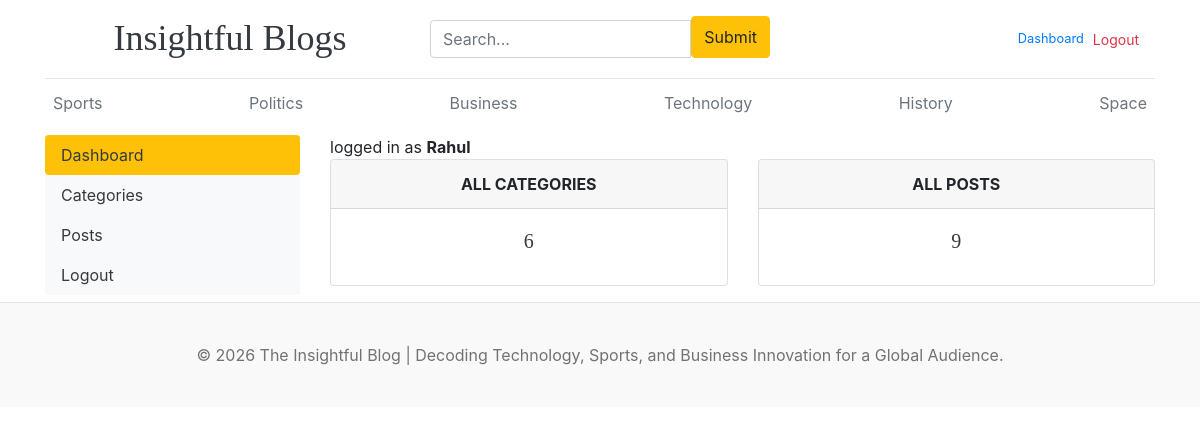
Page /dashboard/ (signed in) on the committed database.
### blogs/models.py (models this page shows, shortened)
class Category(models.Model):
    category_name = models.CharField(max_length=50, unique=True)
    created_at = models.DateTimeField(auto_now_add=True)
    updated_at = models.DateTimeField(auto_now_add=True)
    class Meta:
        verbose_name_plural = "Categories"

### dashboards/views.py (the view)
# urls.py: path('dashboard/', include('dashboards.urls')),
@login_required(login_url="login")
def dashboard(request):
    category_count = Category.objects.all().count()
    blogs_count = Blog.objects.all().count()
    context = {"category_count": category_count, "blogs_count": blogs_count}
    return render(request, "dashboard/dashboard.html", context)

### blogs/context_processors.py (called while the page is built)
def get_categories(request):
    categories = Category.objects.all()
    return dict(categories=categories)

def get_social_links(request):
    social_links = SocialLink.objects.all()
    return dict(social_links=social_links)

### templates/dashboard/dashboard.html
{% extends 'base.html' %}
{% block content %}
<div class="row">
    {% include 'dashboard/sidebar.html' %}
    <div class="col-md-9">
        <span>logged in as <strong>{{ user }}</strong></span>
        <div class="row">
            <div class="col">
                <div class="card border-default mb-3">
                    <div class="card-header text-center text-uppercase font-weight-bold">
                        All Categories
                    </div>
                    <div class="card-body text-dark">
                        <h5 class="card-title text-center">{{ category_count }}</h5>
                    </div>
                </div>
            </div>
            <div class="col">
                <div class="card border-default mb-3">
                    <div class="card-header text-center text-uppercase font-weight-bold">
                        All Posts
                    </div>
                    <div class="card-body text-dark">
                        <h5 class="card-title text-center">{{ blogs_count }}</h5>
                    </div>
                </div>
            </div>
        </div>
    </div>
</div>
{% endblock %}

### templates/base.html (shortened to what this page needs)
{% load static %}
<!DOCTYPE html>
<html lang="en">
<head>
    <link href="https://getbootstrap.com/docs/4.0/dist/css/bootstrap.min.css" rel="stylesheet">
    <link href="{% static 'css/blog.css' %}" rel="stylesheet">
    <link rel="stylesheet" href="https://cdnjs.cloudflare.com/ajax/libs/font-awesome/4.7.0/css/font-awesome.min.css">
</head>
<body>
    <div class="container">
        <header class="blog-header py-3 container">
            <div class="row gy-3 justify-content-between align-items-center">
                <div class="col-12 col-lg-4 text-center text-lg-start">
                    <a class="blog-header-logo text-dark h4 text-decoration-none fw-bold" href="/">Insightful Blogs</a>
                </div>
                <div class="col-12 col-lg-4">
                    <form action="{% url 'search' %}" method="GET">
                        <div class="input-group mb-1">
                            <input class="form-control mt-1" type="text" name="keyword" value="{{ keyword }}"
                                placeholder="Search..." aria-label="Search" aria-describedby="button-search" />
                            <button class="btn btn-warning" id="button-search" type="submit">Submit</button>
                        </div>
                    </form>
                </div>
                <div class="col-12 col-lg-4 d-flex justify-content-center justify-content-lg-end align-items-center">
                    {% if not user.is_authenticated %}
                    <a class="btn btn-sm btn-warning m-1" href="{% url 'login' %}">Log In</a>
                    <a class="btn btn-sm btn-outline-secondary m-1" href="{% url 'register' %}">Register</a>
                    {% else %}
                    <div class="text-muted small me-3"><a href="{% url 'dashboard' %}">Dashboard</a></div>
                    <a href="{% url 'logout' %}"
                        class="btn btn-sm btn-link text-danger text-decoration-none p-0">Logout</a>
                    {% endif %}
                </div>
            </div>
        </header>
        <div class="nav-scroller py-1 mb-2">
            <nav class="nav d-flex justify-content-between">
                {% for cat in categories %}
                <a class="p-2 text-muted" href="{% url 'posts_by_category' cat.id %}">{{cat.category_name}}</a>
                {% endfor %}
            </nav>
        </div>
        {% block content %}
        {% endblock %}
    </div>
    <footer class="blog-footer">
        <p>© 2026 The Insightful Blog | Decoding Technology, Sports, and Business Innovation for a Global Audience.</p>
    </footer>
</body>
</html>

### static/css/blog.css (style rules this page uses)
.blog-header { border-bottom: 1px solid #e5e5e5; }
.blog-header-logo { font-family: "Playfair Display", Georgia, "Times New Roman", serif; font-size: 2.25rem; }
h1, h2, h3, h4, h5, h6 { font-family: "Playfair Display", Georgia, "Times New Roman", serif; }
.blog-footer { padding: 2.5rem 0; color: #727272; text-align: center; background-color: #f9f9f9; border-top: .05rem solid #e5e5e5; }
.blog-footer p:last-child { margin-bottom: 0; }

### rows in the picture
Category: category_name "Sports"
Category: category_name "Politics"
Category: category_name "Business"
Category: category_name "Technology"
Category: category_name "History"
Category: category_name "Space"

### other values in the picture
{{ user }} "Rahul"
{{ category_count }} "6"
{{ blogs_count }} "9"
